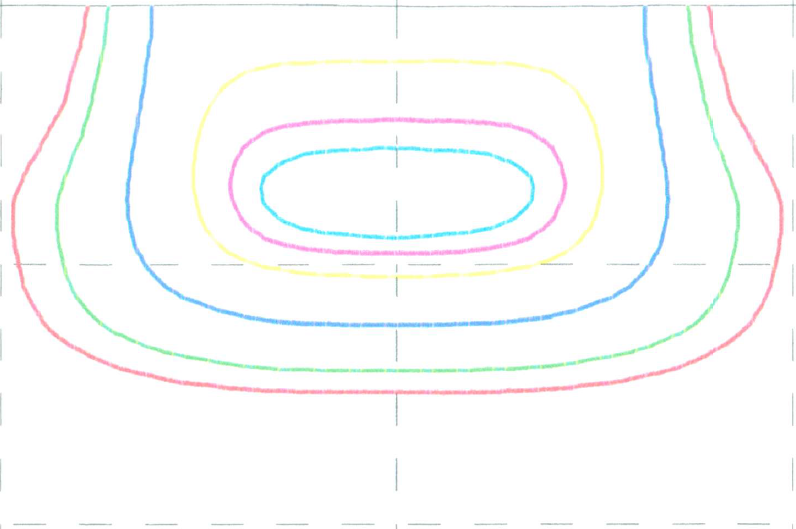
#> input picture Image registration/Clin.PNG, 796 x 529 px, found by its file name
$ jupyter execute --allow-errors 'Test registration 8-6-17.ipynb'   (shell and % lines are left out)   (older library calls are emulated)
#> lines starting #> are read from the running program, lines starting #| are printed output that depends on the picture
http://pythonhosted.org/imreg_dft/quickstart.html#quickstart

http://pythonhosted.org//imreg_dft/

[cell 1]
import os
import scipy as sp
import scipy.misc
import imreg_dft as ird
import matplotlib.pyplot as plt
import numpy as np

[cell 2]
im0 = sp.misc.imread("Clin.png")
#> im0 is the input picture: shape (529, 796, 4); mean R, G, B, A 250.6, 251.4, 251.4, 255
# the image to be transformed
im1 = sp.misc.imread("True.png")
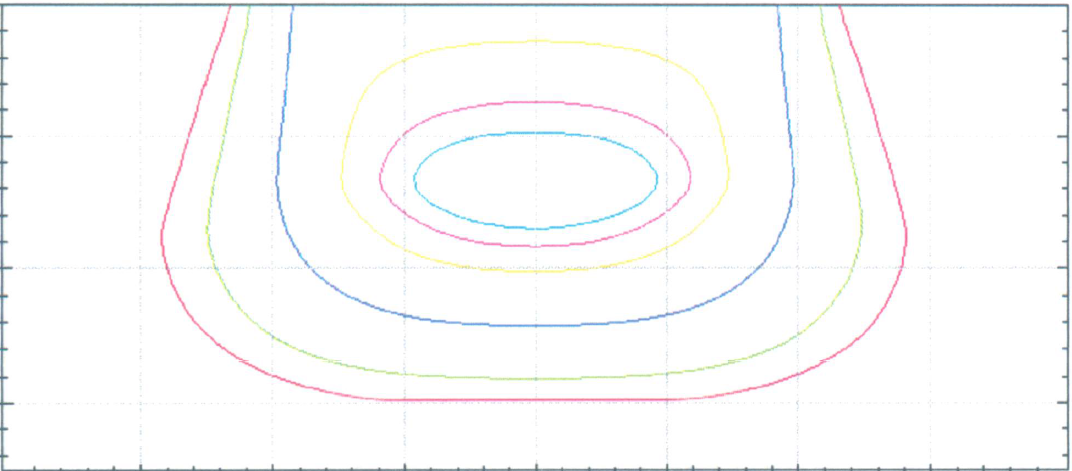
#> input picture Image registration/True.PNG, 1072 x 471 px, found by its file name
#> im1 is the input picture: shape (471, 1072, 4); mean R, G, B, A 250.7, 250.8, 250.9, 255
#plt.imshow(im0)  # scales added by import

[cell 3]
im0.shape
#> Out = (529, 796, 4)

[cell 4]
im1.shape
#> Out = (471, 1072, 4)

[cell 5]
im1_resized = sp.misc.imresize(im1, im0.shape)   # make same shape
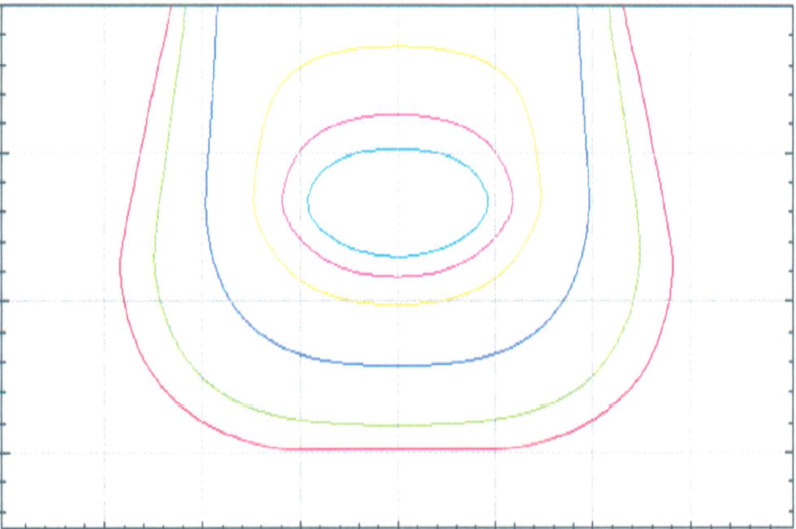
#> im1_resized: shape (529, 796, 4); mean R, G, B, A 250.7, 250.9, 250.9, 255

[cell 6]
plt.imshow(im1_resized)

[cell 7]
# result = ird.similarity(im0, im1_resized, numiter=3)

[cell 8]
level = 2
arr0 = np.array(im0)[:,:,level]  # get the red channel
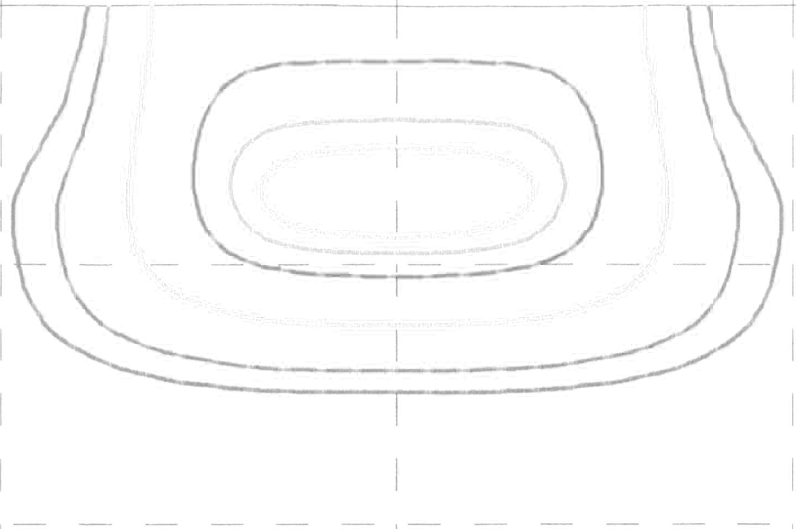
#> arr0: shape (529, 796); min 124, max 255, mean 251.4
arr1 = np.array(im1_resized)[:,:,level]  # get the red channel
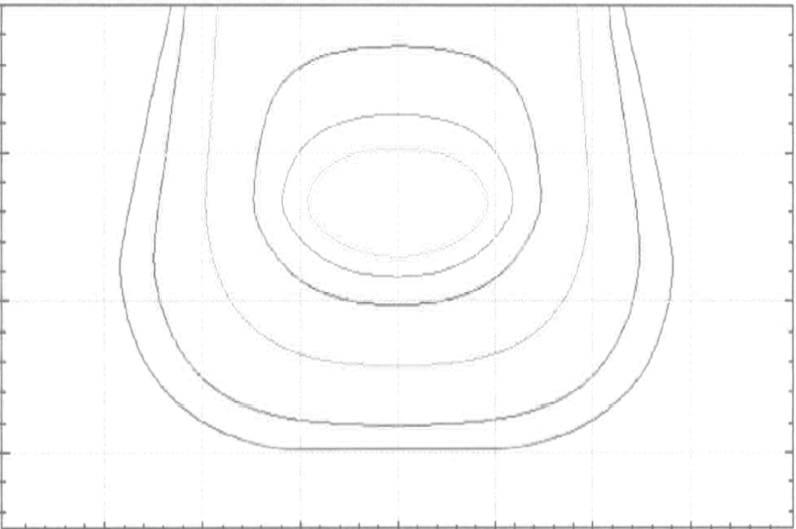
#> arr1: shape (529, 796); min 116, max 255, mean 250.9
